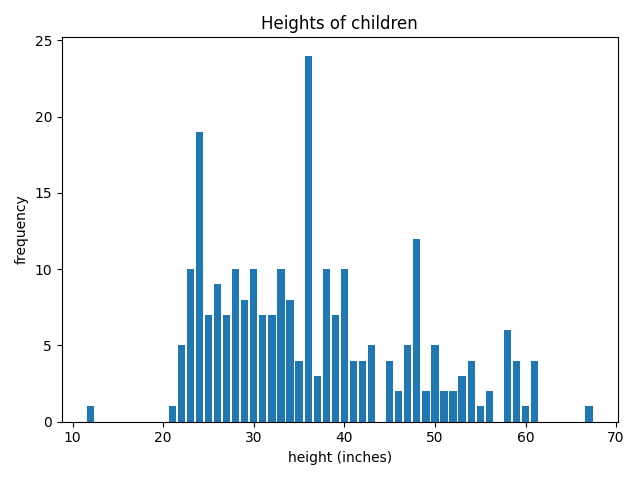

Write Python code to recreate this figure.
import csv
import matplotlib.pyplot as plt

with open('nchs.csv') as file:
    reader = csv.DictReader(file)
    rows = [row for row in reader]

heights = [int(row['height']) for row in rows]

unique = list(set(heights))
counts = [heights.count(u) for u in unique]

plt.bar(unique, counts)

plt.ylabel('frequency')
plt.xlabel('height (inches)')
plt.title('Heights of children')

plt.tight_layout()
plt.savefig('frequency.png')
plt.show()
